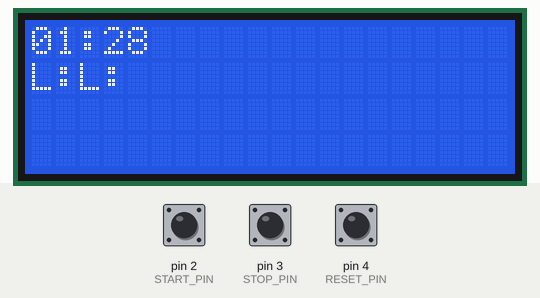
A sketch run on a simulated Arduino Uno, built with avr-gcc and run on an emulated ATmega328P. Parts: 20×4 character LCD. The inputs (shaded band) are chosen by the test bench; at power-on: pin 3 (STOP_PIN) HIGH, pin 4 (RESET_PIN) HIGH, pin 2 (START_PIN) LOW. What the sketch prints to the serial monitor is not drawn.

Above: at 1.2 s.
1.3 s: pin 3 (STOP_PIN) pulled LOW for 0.15 s
At 1.45 s:
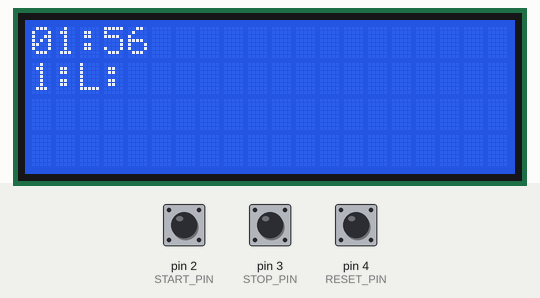
2.0 s: pin 4 (RESET_PIN) pulled LOW for 1 s
At 2.38 s:
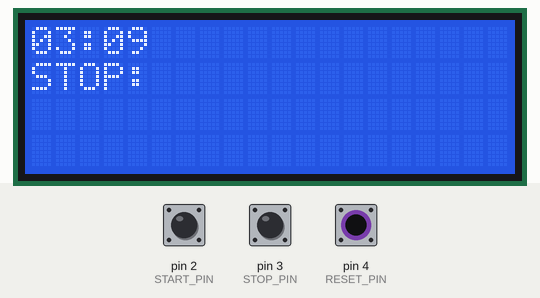
3.6 s: pin 2 (START_PIN) pulled HIGH for 1 s
At 3.94 s:
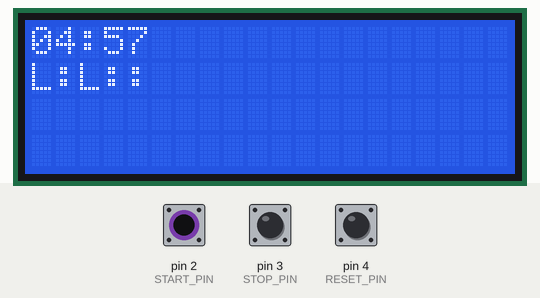
5.2 s: pin 4 (RESET_PIN) pulled LOW for 0.15 s
At 5.78 s:
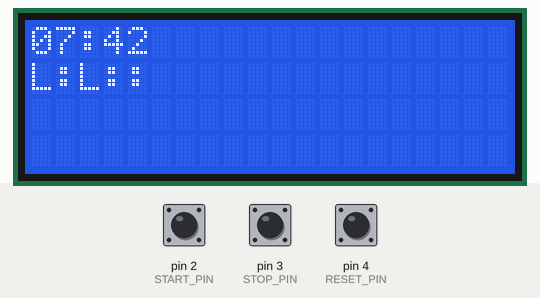
5.9 s: pin 2 (START_PIN) pulled HIGH for 1 s
At 6.4 s:
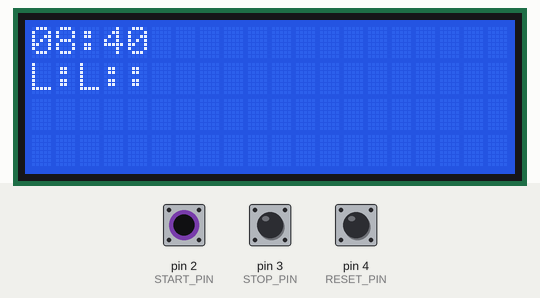
7.5 s: pin 3 (STOP_PIN) pulled LOW for 1 s
At 7.93 s:
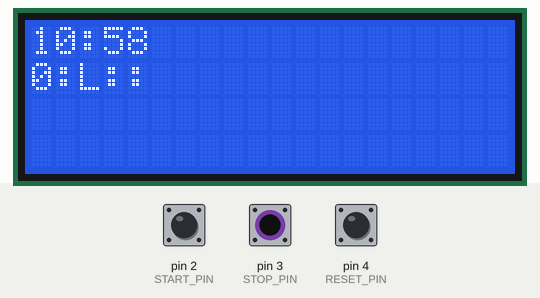

The sketch:

test_lcd_switch.ino
```cpp
#include <LiquidCrystal_I2C.h>
// #include <Wire.h>            // Arduino IDE のI2Cライブラリ
// #include <LcdCore.h>         // LCDコアライブラリ
// #include <LCD_ACM1602NI.h>   // 秋月I2C液晶用のI/Oライブラリ

// LiquidCrystal_I2C lcd(0x27,16,2);   // 半田ブリッジ -> 1 1 1 (All Open)
LiquidCrystal_I2C lcd(0x27, 20, 4); // 半田ブリッジ -> 1 1 1 (All Open)

// LCD_ACM1602NI lcd(0xa0); // 0xa0はI2Cアドレス

#define START_PIN 2
#define STOP_PIN 3
#define RESET_PIN 4
#define SPEED_SET_PIN A1

unsigned long time;
unsigned long time_lap = 0;
unsigned long time_lap_old = 0;

int c = 0; //count

void setup() {
  //ピン設定
  pinMode(START_PIN, INPUT);
  pinMode(STOP_PIN, INPUT);
  pinMode(RESET_PIN, INPUT);

  //LCD設定
  // lcd.begin(16, 2);//横0-15、縦0-1
  // lcd.print("set_up");
  lcd.init();
  lcd.backlight();

  //シリアル通信設定
  Serial.begin(115200);
  Serial.println("start");

  //タイム計測スタート
  time = millis() / 1000;
  Serial.print("time:");
  Serial.println(time);
}

void loop() {
  time = millis() / 1000;
  c += 1;
  Serial.print("c:");
  Serial.print(c);
  Serial.print("\t");
  time_lap_display(c, 0, 0);


  //表示
  lcd.setCursor(0, 1);
  lcd.print("L:");
  lcd.print("L:");


  if (switch_read() == 1) {
    Serial.println("START_PIN");
    lcd.setCursor(0, 1);
    lcd.print("START:");
  }

  if (switch_read() == 2) {
    Serial.println("STOP_PIN");
    lcd.setCursor(0, 1);
    lcd.print("STOP:       ");
  }

  if (switch_read() == 3) {
    Serial.println("RESET_PIN");
    time_lap_old = time;
    lcd.setCursor(0, 1);
    lcd.print(time_lap);
  }

  //ラップタイム計算
  time_lap = time - time_lap_old;

}

int switch_read() { //return -1,1to4
  if (digitalRead(START_PIN) == HIGH && digitalRead(STOP_PIN) == LOW && digitalRead(RESET_PIN) == LOW) {//100
    return 1;
  }

  if (digitalRead(START_PIN) == LOW && digitalRead(STOP_PIN) == HIGH && digitalRead(RESET_PIN) == LOW) {//010
    return 2;
  }

  if (digitalRead(START_PIN) == LOW && digitalRead(STOP_PIN) == LOW && digitalRead(RESET_PIN) == HIGH) {//001
    return 3;
  }

  //  Serial.println("switch_read()_error");
  return -1;//エラー値

}

int set_speed() {
  int speed_value = analogRead(SPEED_SET_PIN) / 10.23;//[%]
  int quotient = speed_value / 5; //商
  int remainder = speed_value % 5; //余り

  if (remainder > 0) {
    speed_value = (quotient * 5) + 5; //[km/h]
  } else {
    speed_value = (quotient * 5); //[km/h]
  }

  return speed_value;
}

void time_lap_display(int time_input, int coordinate0, int coordinate1) {
  static int h, m;
  h = time_input / 60;
  m = time_input % 60;

  lcd.setCursor(coordinate0, coordinate1);
  if (h < 10) {
    lcd.print("0");
    lcd.print(h);
    Serial.print("0");
    Serial.print(h);

  } else if (h < 60) {
    lcd.print(h);
    Serial.print(h);

  } else {
    lcd.print("over");
    Serial.print("over");
  }

  if (time_input >= 3600) {
    Serial.println("");
  } else if (m < 10) {
    lcd.print(":0");
    lcd.print(m);
    Serial.print(":0");
    Serial.println(m);

  } else if (m < 60) {
    lcd.print(":");
    lcd.print(m);
    Serial.print(":");
    Serial.println(m);
  }
}
```

Measured:
- after the input at 1.3 s, the display: changes at once (image 1)
- after the input at 2.0 s, the display: changes after 0.22 s (image 2)
- after the input at 5.2 s, the display: first changes after 0.13 s (image 4 shows a later state)
- after the input at 7.5 s, the display: changes after 0.28 s (image 6)
